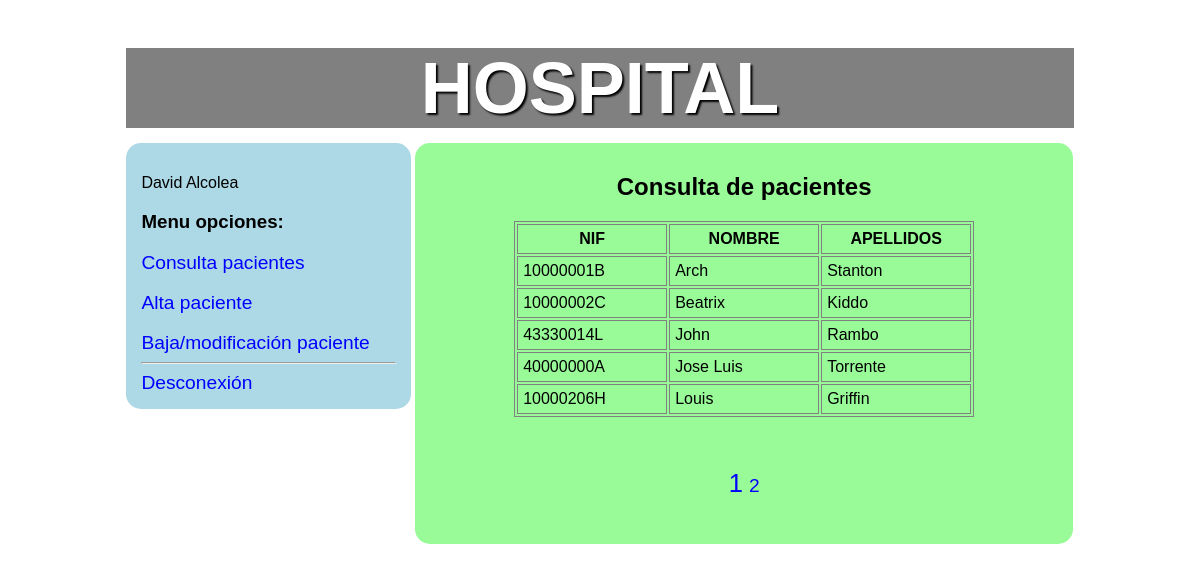
The page /hospital.php?seccion=consulta (signed in) on the database its author committed.
### tables this page shows
CREATE TABLE `usuarios` (
  `idusuario` int(11) NOT NULL,
  `nif` char(9) NOT NULL,
  `nombre` varchar(60) NOT NULL,
  `apellidos` varchar(80) NOT NULL,
  `password` varchar(40) NOT NULL
);

CREATE TABLE `paciente` (
  `idpaciente` int(11) NOT NULL,
  `nif` varchar(10) NOT NULL,
  `nombre` varchar(45) NOT NULL,
  `apellidos` varchar(100) NOT NULL,
  `fechaingreso` date NOT NULL,
  `fechaalta` date DEFAULT NULL
);

### funciones/comprobarlogin.php (called while the page is built, shortened)
<?php
    function comprobarLogin() {
        global $conexionHospital;
        $idusuario = $_SESSION['hospital'];
        $sql = "SELECT nombre AS nombre_usuario, apellidos AS apellidos_usuario FROM usuarios WHERE idusuario = $idusuario";
        if (!$consulta = mysqli_query($conexionHospital, $sql)) {
            throw new Exception(mysqli_error($conexionHospital));
        }
        return mysqli_fetch_assoc($consulta);
    }
?>

### funciones/consultapacientes.php (called while the page is built, shortened)
<?php
    function consultaPacientes($pagina) {
        $pacientes_a_mostrar = 5;
        $fila_inicial = ($pagina - 1) * $pacientes_a_mostrar;
        require('conexion.php');
        $sql = "SELECT idpaciente, nif, nombre, apellidos FROM paciente ORDER BY nombre, apellidos LIMIT $fila_inicial, $pacientes_a_mostrar";
        if (!$consulta = mysqli_query($conexionHospital, $sql)) {
            throw new Exception(mysqli_error($conexionHospital));
        }
        $pacientes =  mysqli_fetch_all($consulta, MYSQLI_ASSOC);
        $sql = "SELECT COUNT(*) AS contador FROM paciente";
        if (!$consulta = mysqli_query($conexionHospital, $sql)) {
            throw new Exception(mysqli_error($conexionHospital));
        }
        $contador_filas =  mysqli_fetch_assoc($consulta);
        $paginas = ceil($contador_filas['contador'] / $pacientes_a_mostrar);
        return [$pacientes, $paginas];
    }

### secciones/consulta.php (the view, shortened to what this page needs)
<?php
	require('funciones/consultapacientes.php');
	$pacientes = [];
	$paginas = 0;
	$pagina = filter_input(INPUT_GET, 'pagina', FILTER_VALIDATE_INT);
	if (!$pagina || $pagina <= 0) {$pagina = 1;}
	try {
		$datos = consultaPacientes($pagina);
		$pacientes 	= $datos[0];
		$paginas 	= $datos[1];
	} catch (Exception $e) {
		$mensajes = $e->getMessage();
	}
?>
<h2>Consulta de pacientes</h2>
<table id='pacientes'>
	<tr><th>NIF</th><th>NOMBRE</th><th>APELLIDOS</th></tr>
	<?php
		foreach($pacientes as $paciente) {
			echo "<tr onclick='consultaPaciente($paciente[idpaciente])'>";
			echo "<td>$paciente[nif]</td>";
			echo "<td>$paciente[nombre]</td>";
			echo "<td>$paciente[apellidos]</td>";
			echo "</tr>";
		}
	?>
</table><br><br>
<p id='paginas'>
	<?php
		for ($p = 1; $p <= $paginas; $p++) {
			if ($p == $pagina) {
				echo "<a class='seleccionado' href='?seccion=consulta&pagina=$p'>$p</a>";
			} else {
				echo "<a href='?seccion=consulta&pagina=$p'>$p</a>";
			}
		}
	?>
</p>

### hospital.php (shortened to what this page needs)
<?php
	require('funciones/conexion.php');
	require('funciones/comprobarlogin.php');
	$seccion_izq = 'login';
	try {
		$usuario = comprobarLogin();
		extract($usuario);
		$seccion_izq = 'nav';
		$seccion = $_GET['seccion'] ?? 'index';
	} catch (Exception $e) {
		$mensajes = $e->getMessage();
		$seccion_izq = 'login';
		$seccion = 'index';
		unset($_SESSION['hospital']);
	}
?>
<!DOCTYPE html>
<html lang="en">
<head>
	<link rel="stylesheet" type="text/css" href="assets/css/hospital.css">
</head>
<body>
<div class="container">
	<header>
		<h1 id="title">HOSPITAL</h1>
	</header>
	<?php require("secciones/$seccion_izq.php");?>
	<section id='contenido'>
		<div>
			<?php require("secciones/$seccion.php"); ?>
		</div>
	</section>
</div>
</body>
</html>

### secciones/nav.php
<nav>
    <p><?php echo "$nombre_usuario $apellidos_usuario";?></p>
    <h3>Menu opciones:</h3>
    <a href="?seccion=consulta">Consulta pacientes</a><br><br>
    <a href="?seccion=alta">Alta paciente</a><br><br>
    <a href="?seccion=mantenimiento">Baja/modificación paciente</a>
    <hr>
    <a href="?logoff">Desconexión</a>
</nav>

### assets/css/hospital.css (style rules this page uses)
* { box-sizing: border-box; font-family: arial }
.container { width: 80%;margin:auto; }
header { text-align: center; color: white; text-shadow: 2px 2px 2px black; background: gray;height: 80px; margin-bottom: 15px }
header h1 { line-height: 80px;font-size: 4.5em; }
nav { background: lightblue; border-radius: 15px; padding: 15px;display: inline-block; vertical-align: top;width: 30% }
a { color:blue; text-decoration: none;margin-bottom: 15px;font-size: 1.2em; }
section { background: paleGreen; border-radius: 15px; padding: 30px;display: inline-block; vertical-align: top; width: 69.5% }
h2 { text-align: center; margin-top: 0px; }
table, td, th { border: 1px solid grey; margin:auto; }
td, th { padding: 5px; width:150px; }
td { cursor: pointer; }
#paginas a { margin: 3px; }
.seleccionado { font-size: 1.6em }
p#paginas { text-align: center; }

### rows shown on the page
usuarios: nombre "David", apellidos "Alcolea"
paciente: nif "10000001B", nombre "Arch", apellidos "Stanton"
paciente: nif "10000002C", nombre "Beatrix", apellidos "Kiddo"
paciente: nif "43330014L", nombre "John", apellidos "Rambo"
paciente: nif "40000000A", nombre "Jose Luis", apellidos "Torrente"
paciente: nif "10000206H", nombre "Louis", apellidos "Griffin"
